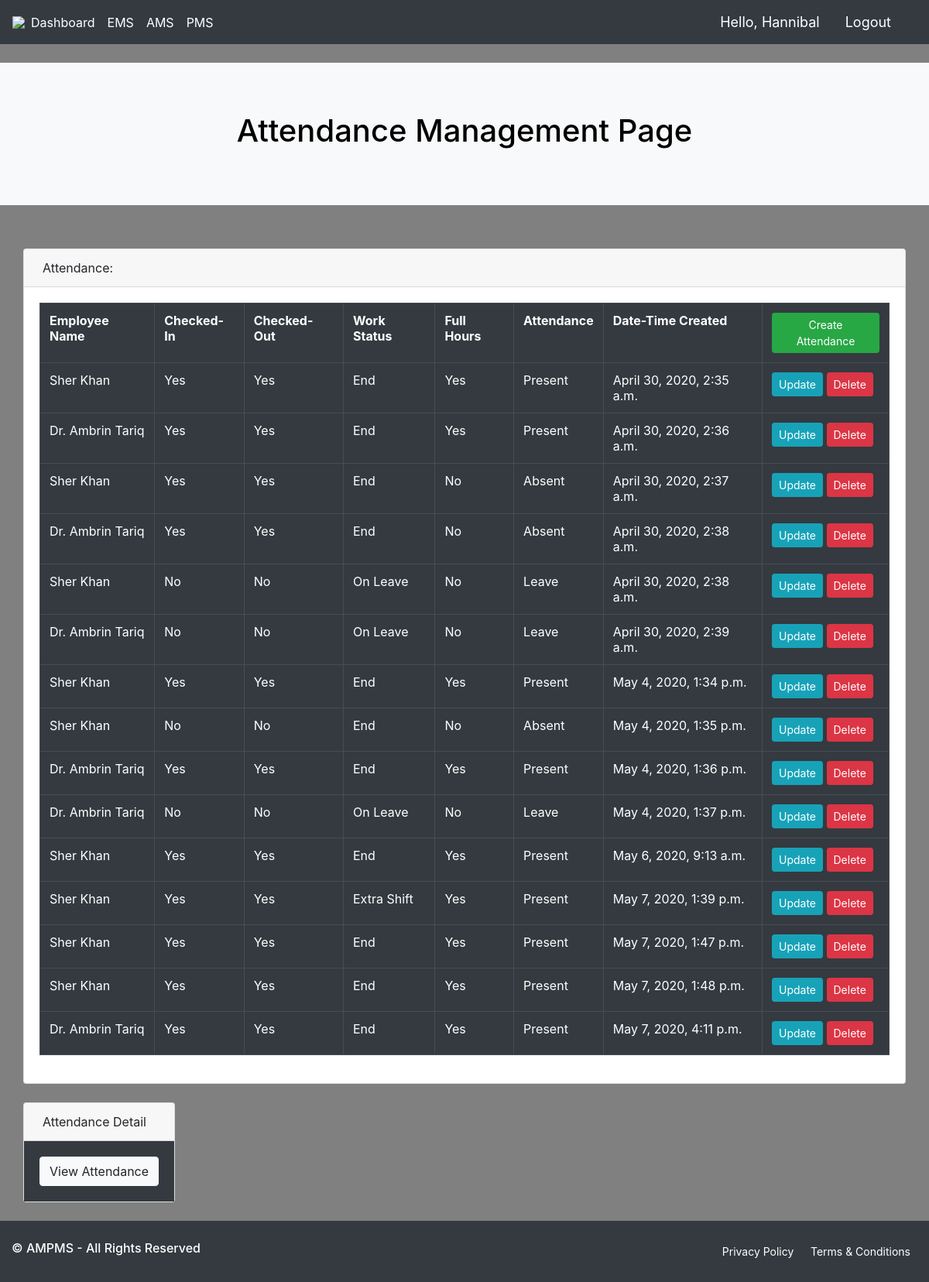
Page /attendance/ (signed in) on the committed database.
### Project/models.py (models this page shows, shortened)
class Attendance(models.Model):
    CHECKED_IN = (
        ('Yes', 'Yes'),
        ('No', 'No')
    )
    CHECKED_OUT = (
        ('Yes', 'Yes'),
        ('No', 'No')
    )
    STATUS = (
        ('Working', 'Working'),
        ('End', 'End'),
        ('Extra Shift', 'Extra Shift'),
        ('On Leave', 'On Leave'),
    )
    MARK = (
        ('Present', 'Present'),
        ('Absent', 'Absent'),
        ('Leave', 'Leave'),
    )
    EARLY_GOING = (
        ('Yes', 'Yes'),
        ('No', 'No'),
    )
    LATE_COMMING = (
        ('Yes', 'Yes'),
        ('No', 'No'),
    )
    HOURS_UTILIZED = (
        ('Yes', 'Yes'),
        ('No', 'No'),
    )
    Employee_Name = models.ForeignKey(Employee, null=True, on_delete=models.SET_NULL)
    Check_In = models.CharField(max_length=50, null=True, choices=CHECKED_IN)
    Time_In = models.CharField(max_length=100, null=True)
    Check_Out = models.CharField(max_length=50, null=True, choices=CHECKED_OUT)
    Time_Out = models.CharField(max_length=100, null=True)
    Early_Going = models.CharField(max_length=50, blank=True, null=True, choices=EARLY_GOING)
    Late_Comming = models.CharField(max_length=50, blank=True, null=True, choices=LATE_COMMING)
    leave = models.ForeignKey(Leave, blank=True, null=True, on_delete=models.SET_NULL)
    Status = models.CharField(max_length=100, null=True, choices=STATUS)
    FullHours_Utilized = models.CharField(max_length=50, null=True, choices=HOURS_UTILIZED)
    Mark_Attendance = models.CharField(max_length=100, null=True, choices=MARK)
    Date_created = models.DateTimeField(auto_now_add=True)

class Employee(models.Model):
    DEPARTMENT = (
        ('Psychologist', 'Psychologist'),
        ('Physiotherapist', 'Physiotherapist'),
        ('Consultant', 'Consultant'),
        ('Intern', 'Intern')
    )
    EDUCATION = (
        ('Bachelors', 'Bachelors'),
        ('Masters', 'Masters')
    )
    employee_user_id = models.OneToOneField(User, null=True, blank=False, on_delete=models.CASCADE)
    Full_Name = models.CharField(max_length=200, null=True)
    Email_Address = models.EmailField(max_length=200, null=True)
    CNIC = models.CharField(max_length=200, null=True)
    Password = models.CharField(max_length=200, blank=True, null=True)
    Confirm_Password = models.CharField(max_length=200, blank=True, null=True)
    Phone_No = models.CharField(max_length=200, null=True)
    Department = models.CharField(max_length=200, null=True, choices=DEPARTMENT)
    Designation = models.CharField(max_length=200, null=True)
    Salary = models.CharField(max_length=100, null=True)
    Experience = models.CharField(max_length=200, null=True)
    Education = models.CharField(max_length=200, null=True, choices=EDUCATION)
    Profile_Pic = models.ImageField(default="Male Profile Avatar.png", null=True, blank=True)
    Date_created = models.DateTimeField(auto_now_add=True)
    def __str__(self):
        return self.Full_Name

### Project/decorators.py (the view)
        def wrapper_func(request, *args, **kwargs):
            group = None
            if request.user.groups.exists():
                group = request.user.groups.all()[0].name
            if group in allowed_roles:
                return view_func(request, *args, **kwargs)
            else:
                return HttpResponse('You are not authorized to view this page')

### Project/views.py (called while the page is built)
@login_required(login_url=login_page)
@allowed_users(allowed_roles=['Admin'])
def attendance(request):
    attendances = Attendance.objects.all()
    context = {'attendance': attendances}
    return render(request, 'projects/AMS.html', context)

### Project/templates/projects/AMS.html (shortened to what this page needs)
{% extends 'projects/Main.html' %}
{% block content %}
<br>
<div class="jumbotron jumbotron-fluid bg-light">
    <h1 align="center">
        <font color="Black">Attendance Management Page</font>
    </h1>
</div>
<br>
<div class="container">
    <div class="row">
        <div class="col-md-6.5">
            <div class="card mb-4">
                <div class="card-header">Attendance:</div>
                <div class="card-body">
                    <div class="table-responsive">
                        <table class="table table-bordered table-dark text-white" id="dataTable" width="100%" cellspacing="0">
                            <tr>
                                <th>Employee Name</th>
                                <th>Checked-In</th>
                                <th>Checked-Out</th>
                                <th>Work Status</th>
                                <th>Full Hours</th>
                                <th>Attendance</th>
                                <th>Date-Time Created</th>
                                <th><a class="btn btn-sm btn-success" href="{% url 'add_attform' %}">Create Attendance</a></th>
                            </tr>
                            {% for a in attendance %}
                            <tr>
                                <td>{{a.Employee_Name}}</td>
                                <td>{{a.Check_In}}</td>
                                <td>{{a.Check_Out}}</td>
                                <td>{{a.Status}}</td>
                                <td>{{a.FullHours_Utilized}}</td>
                                <td>{{a.Mark_Attendance}}</td>
                                <td>{{a.Date_created}}</td>
                                <td><a class="btn btn-sm btn-info" href="{% url 'update_attform' user.id %}">Update</a>
                                    <a class="btn btn-sm btn-danger" href="{% url 'delete_attform' user.id %}">Delete</a>
                                </td>
                            </tr>
                            {% endfor %}
                        </table>
                    </div>
                </div>
            </div>
        </div>
    </div>
    <div class="row">
        <div class="col-md-6.5">
            <div class="card mb-4">
                <div class="card-header">Attendance Detail</div>
                <div class="card-body bg-dark">
                    <a class="btn btn-light btn-block" href="{% url 'att_report' %}">View Attendance</a>
                </div>
            </div>
        </div>
    </div>
</div>
{% endblock %}

### Project/templates/projects/Navbar.html (shortened to what this page needs)
{% load static %}
<nav class="navbar navbar-expand-lg navbar-light bg-dark">
  <img src="{% static 'Images/logo final test.png' %}">
  <div class="collapse navbar-collapse" id="navbarNav">
    <ul class="navbar-nav">
      <li class="nav-item active">
        <a class="nav-link nav text-white" href="{% url 'home' %}">Dashboard</a>
      </li>
      <li class="nav-item active">
        <a class="nav-link nav text-white" href="{% url 'user' %}">EMS</a>
      </li>
      <li class="nav-item active">
        <a class="nav-link nav text-white" href="{% url 'attendance' %}">AMS</a>
      </li>
      <li class="nav-item active">
        <a class="nav-link nav text-white" href="{% url 'payroll' %}">PMS</a>
      </li>
    </ul>
  </div>
  <span class="hello-msg">Hello, {{request.user}}</span>
  <span><a class="hello-msg btn btn-dark" href="{% url 'logout_user' %}">Logout</a></span>
</nav>

### Project/templates/projects/Main.html (style rules this page uses)
body, html { margin: 0; padding: 0; height: 100%; background: Grey !important; }

### Project/templates/projects/Navbar.html (style rules this page uses)
.hello-msg { font-size: 18px; color: #fff; margin-right: 20px; }

### rows in the picture
Attendance: Employee_Name "Sher Khan", Check_In "Yes", Check_Out "Yes", Status "End", FullHours_Utilized "Yes", Mark_Attendance "Present", Date_created "April 30, 2020, 2:35 a.m."
Attendance: Employee_Name "Dr. Ambrin Tariq", Check_In "Yes", Check_Out "Yes", Status "End", FullHours_Utilized "Yes", Mark_Attendance "Present", Date_created "April 30, 2020, 2:36 a.m."
Attendance: Employee_Name "Sher Khan", Check_In "Yes", Check_Out "Yes", Status "End", FullHours_Utilized "No", Mark_Attendance "Absent", Date_created "April 30, 2020, 2:37 a.m."
Attendance: Employee_Name "Dr. Ambrin Tariq", Check_In "Yes", Check_Out "Yes", Status "End", FullHours_Utilized "No", Mark_Attendance "Absent", Date_created "April 30, 2020, 2:38 a.m."
Attendance: Employee_Name "Sher Khan", Check_In "No", Check_Out "No", Status "On Leave", FullHours_Utilized "No", Mark_Attendance "Leave", Date_created "April 30, 2020, 2:38 a.m."
Attendance: Employee_Name "Dr. Ambrin Tariq", Check_In "No", Check_Out "No", Status "On Leave", FullHours_Utilized "No", Mark_Attendance "Leave", Date_created "April 30, 2020, 2:39 a.m."
Attendance: Employee_Name "Sher Khan", Check_In "Yes", Check_Out "Yes", Status "End", FullHours_Utilized "Yes", Mark_Attendance "Present", Date_created "May 4, 2020, 1:34 p.m."
Attendance: Employee_Name "Sher Khan", Check_In "No", Check_Out "No", Status "End", FullHours_Utilized "No", Mark_Attendance "Absent", Date_created "May 4, 2020, 1:35 p.m."
Attendance: Employee_Name "Dr. Ambrin Tariq", Check_In "Yes", Check_Out "Yes", Status "End", FullHours_Utilized "Yes", Mark_Attendance "Present", Date_created "May 4, 2020, 1:36 p.m."
Attendance: Employee_Name "Dr. Ambrin Tariq", Check_In "No", Check_Out "No", Status "On Leave", FullHours_Utilized "No", Mark_Attendance "Leave", Date_created "May 4, 2020, 1:37 p.m."
Attendance: Employee_Name "Sher Khan", Check_In "Yes", Check_Out "Yes", Status "End", FullHours_Utilized "Yes", Mark_Attendance "Present", Date_created "May 6, 2020, 9:13 a.m."
Attendance: Employee_Name "Sher Khan", Check_In "Yes", Check_Out "Yes", Status "Extra Shift", FullHours_Utilized "Yes", Mark_Attendance "Present", Date_created "May 7, 2020, 1:39 p.m."
Attendance: Employee_Name "Sher Khan", Check_In "Yes", Check_Out "Yes", Status "End", FullHours_Utilized "Yes", Mark_Attendance "Present", Date_created "May 7, 2020, 1:47 p.m."
Attendance: Employee_Name "Sher Khan", Check_In "Yes", Check_Out "Yes", Status "End", FullHours_Utilized "Yes", Mark_Attendance "Present", Date_created "May 7, 2020, 1:48 p.m."
Attendance: Employee_Name "Dr. Ambrin Tariq", Check_In "Yes", Check_Out "Yes", Status "End", FullHours_Utilized "Yes", Mark_Attendance "Present", Date_created "May 7, 2020, 4:11 p.m."

### other values in the picture
{{ request.user }} "Hannibal"
